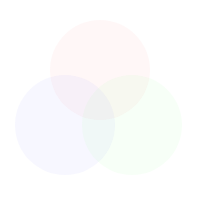
Frame 1 (no input)
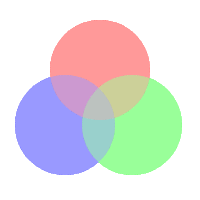
Frame 60 (no input)
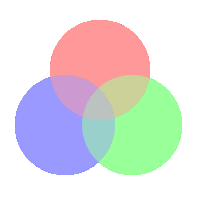
Frame 120 (the mouse pressed at the canvas centre since frame 60)

The p5.js sketch that drew these frames (run headless with seeded random() and noise() and a simulated clock; from frame 60 on, the mouse is pressed at the canvas centre):

// p5.js sketch
// ── sketch.js
//Kenneth Gornor CSC 2463 Assignment 1
//Translucent venn diagram
//Due 25th Jan, 2022
function setup() {
  createCanvas(200, 200);
}
function draw() {
  noStroke();

  fill(255, 150, 150, 20);
  circle(100, 70, 100);

  fill(150, 150, 255, 20);
  circle(65, 125, 100);

  fill(150, 255, 150, 20);
  circle(132, 125, 100);
}
//had a hard time getting the colors to blend as well as they do in the visual
